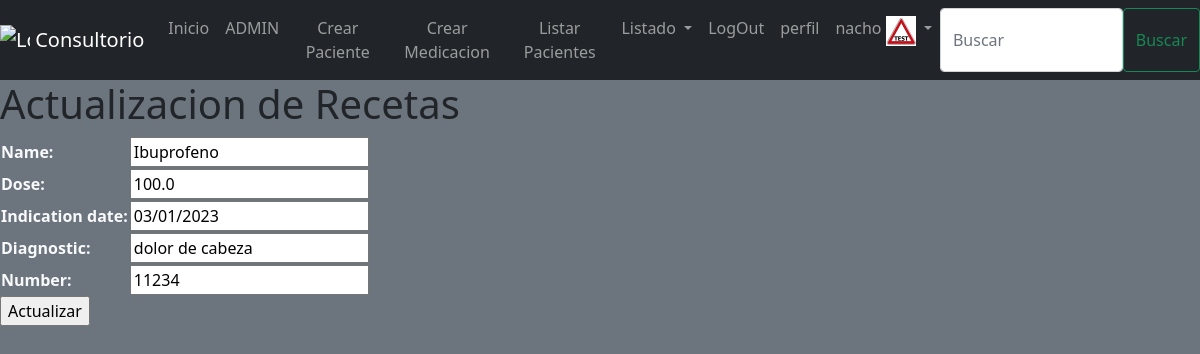
/update-medicine/1/ (signed in), run on the app's committed database.
### users/models.py (models this page shows, shortened)
class UserProfile(models.Model):
    user = models.OneToOneField(User, on_delete=models.CASCADE, related_name = "profile")
    age = models.IntegerField(null = True, blank=True)
    dni = models.IntegerField(null = True, blank=True)
    birth_date = models.DateField(null = True, blank=True)
    affiliate_code = models.IntegerField(null = True, blank=True)
    phone = models.CharField(null = True, blank=True, max_length=100)
    profile_img = models.ImageField(upload_to="profile_images", null = True, blank=True)
    class Meta:
        verbose_name = 'Perfil'
        verbose_name_plural = 'Perfiles'

### Consultorio/models.py (models this page shows, shortened)
class Medicines(models.Model):
    name = models.CharField(max_length=50,blank=False)
    dose = models.FloatField(blank=False)
    indication_date = models.DateField(blank=False)
    diagnostic = models.CharField(max_length=100, blank=False)
    number = models.IntegerField(blank=False)
    class Meta:
        verbose_name = 'Receta'
        verbose_name_plural = 'Recetas'

### Consultorio/views.py (the view)
# urls.py: path("update-medicine/<int:pk>/", MedicineUptade.as_view()),
class MedicineUptade(UpdateView):
    model = Medicines
    fields = ["name", "dose", "indication_date", "diagnostic", "number"]
    template_name= "medicines/update_medicine.html"
    success_url ="/list-medicines/"

### Templates/medicines/update_medicine.html (shortened to what this page needs)
{% extends 'base.html' %}
{% block content %}
    <h1>Actualizacion de Recetas</h1>
    {% if form %}
        <form class="text-light" method="POST">
            <table>
                {{form.as_table}}
            </table>
            <input type="submit" value="Actualizar">
        </form>
    {% endif %}
{% endblock %}

### Templates/Base.html (shortened to what this page needs)
<!DOCTYPE html>
<html lang="en">
<head>
    <link href="https://cdn.jsdelivr.net/npm/bootstrap@5.0.2/dist/css/bootstrap.min.css" rel="stylesheet"
 />
    <link rel="stylesheet" href="https://cdn.jsdelivr.net/npm/bootstrap-icons@1.10.3/font/bootstrap-icons.css" />
</head>
{% block header %}
<header>
    <nav class="navbar navbar-expand-lg navbar-dark bg-dark flex">
        <a class="navbar-brand" href="/">
            <img src="https://encrypted-tbn0.gstatic.com/images?q=tbn:ANd9GcT5LlQCrw7Yh54_ZSyfxi5tbiYgh6i9SNdgrQ&usqp=CAU"
                width="30" height="30" class="d-inline-block align-top" alt="Logo Coder" />
            Consultorio
        </a>
        <div class="collapse navbar-collapse" id="navbarNavAltMarkup">
            <div class="navbar-nav text-center">
                <a class="nav-item nav-link" href="/">Inicio</a>
                {% if request.user.is_superuser %}
                <a class="nav-item nav-link" href="/admin/">ADMIN</a>
                <a class="nav-item nav-link" href="/create-patient/">Crear Paciente</a>
                <a class="nav-item nav-link" href="/create-medicine/">Crear Medicacion</a>
                {% endif %}
                <a class="nav-item nav-link" href="/list-patients/">Listar Pacientes</a>
                <li class="nav-item dropdown">
                    <a class="nav-link dropdown-toggle" href="#" id="navbarDropdown" role="button"
                        data-toggle="dropdown" aria-haspopup="true" aria-expanded="false">
                        Listado
                    </a>
                </li>
                {% if request.user.is_authenticated %}
                <li class="nav-item">
                    <a class="nav-link" href="/logout/">LogOut</a>
                </li>
                <li class="nav-item">
                    <a class="nav-link" href="/user-profile/">perfil</a>
                </li>
                <li class="nav-item dropdown">
                    <a class="nav-link dropdown-toggle" href="#" id="navbarDropdown" role="button"
                        data-toggle="dropdown" aria-haspopup="true" aria-expanded="false">
                        {{user.username}} {% if request.user.profile.profile_img.url != ""%}
                        <img src="{{request.user.profile.profile_img.url}}" width="30" height="30"
                            class="d-inline-block align-top" alt="Logo Coder" />
                        {% endif %}
                    </a>
                </li>
                {% endif %} {% block navbar %}
                <form class="form-inline my-2 my-lg-0 d-flex" action="" method="GET">
                    <input class="form-control mr-sm-2" type="search" placeholder="Buscar" aria-label="Search"
                        name="search" />
                    <button class="btn btn-outline-success my-2 my-sm-0" type="submit">
                        Buscar
                    </button>
                </form>
                {% endblock %}
            </div>
        </div>
    </nav>
</header>
{% endblock header %}
<body class="bg-secondary">
    {% block content %} {% endblock %}
    <link rel="stylesheet"
        href="https://cdnjs.cloudflare.com/ajax/libs/bootstrap-datepicker/1.4.1/css/bootstrap-datepicker3.css" />
</body>
</html>

### data on the page
Medicines: name "Ibuprofeno", dose "100.0", indication_date "03/01/2023", diagnostic "dolor de cabeza", number "11234"

### other printed values
{{ user.username }} "nacho"
